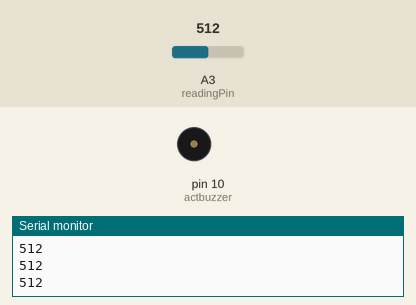
Bench run of a sketch on a simulated Arduino Uno, built with avr-gcc and run on an emulated ATmega328P. Shown: buzzer (waves = sounding, pin HIGH), the last lines printed to the serial monitor. Inputs (shaded band) come from the test bench; at power-on: A3 (readingPin) = 512.

Above: at 1.2 s.
1.3 s: A3 (readingPin) set to 989
2.8 s: A3 (readingPin) set to 1019
At 4.0 s:
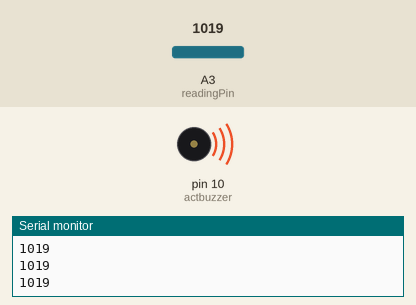
4.3 s: A3 (readingPin) set to 990
At 5.4 s:
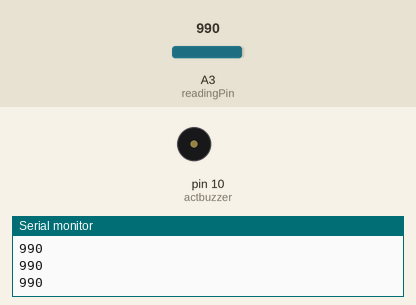
5.8 s: A3 (readingPin) set to 1010
At 6.6 s:
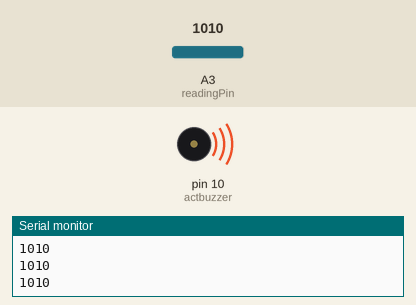
Timing chart, 0 to 8.3 s (numbered marks = the images above; inputs shaded):
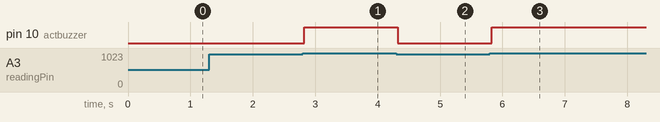

Measured:
- the behaviour switches between 1000 and 1001 on A3 (readingPin) (found by bisection; images 0 and 1)
- after the input at 2.8 s, pin 10 (actbuzzer): LOW → HIGH at once
- after the input at 4.3 s, pin 10 (actbuzzer): HIGH → LOW at once
- after the input at 5.8 s, pin 10 (actbuzzer): LOW → HIGH at once

The sketch:

active_buzzer_potentiometer.ino
```cpp
//active_buzzer_potentiometer


int actbuzzer=10;
int readingPin=A3;
int voltreading;

void setup()
{
     pinMode(actbuzzer,OUTPUT);
     pinMode(readingPin,INPUT);
     Serial.begin(9600);
}


void loop()
{

  voltreading = analogRead(readingPin);
  Serial.println(voltreading);
  delay(20);

  if(voltreading>1000)
  {
    digitalWrite(actbuzzer,HIGH);
  }

  else
  digitalWrite(actbuzzer,LOW);

}
```
